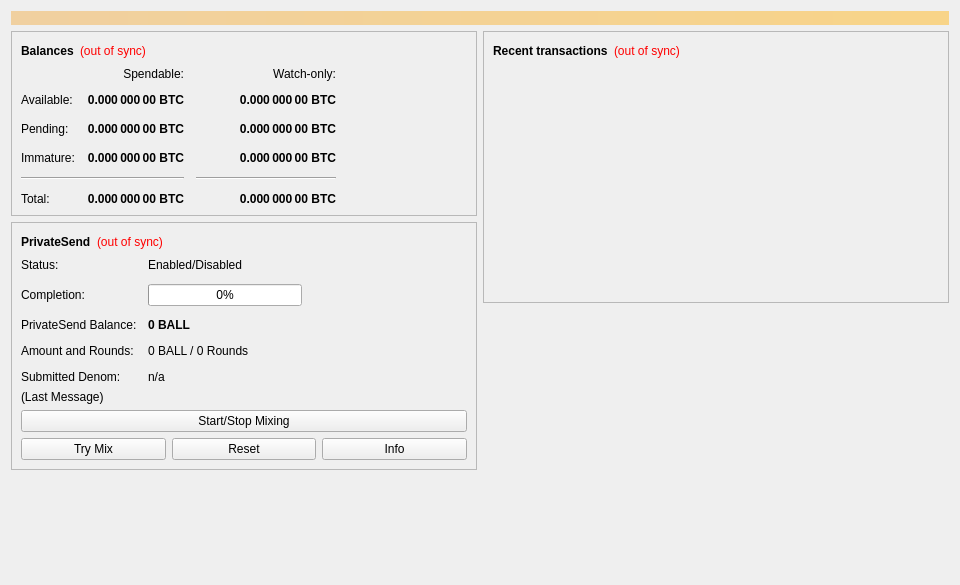
<?xml version="1.0" encoding="UTF-8"?>
<ui version="4.0">
 <class>OverviewPage</class>
 <widget class="QWidget" name="OverviewPage">
  <property name="geometry">
   <rect>
    <x>0</x>
    <y>0</y>
    <width>960</width>
    <height>585</height>
   </rect>
  </property>
  <property name="minimumSize">
   <size>
    <width>960</width>
    <height>0</height>
   </size>
  </property>
  <property name="windowTitle">
   <string>Form</string>
  </property>
  <layout class="QVBoxLayout" name="topLayout">
   <item>
    <widget class="QLabel" name="labelAlerts">
     <property name="visible">
      <bool>false</bool>
     </property>
     <property name="styleSheet">
      <string notr="true">QLabel { background-color: qlineargradient(x1: 0, y1: 0, x2: 1, y2: 0, stop:0 #F0D0A0, stop:1 #F8D488); color:#000000; }</string>
     </property>
     <property name="wordWrap">
      <bool>true</bool>
     </property>
     <property name="margin">
      <number>3</number>
     </property>
     <property name="textInteractionFlags">
      <set>Qt::TextSelectableByMouse</set>
     </property>
    </widget>
   </item>
   <item>
    <layout class="QHBoxLayout" name="horizontalLayout" stretch="1,1">
     <item>
      <layout class="QVBoxLayout" name="verticalLayout_2">
       <item>
        <widget class="QFrame" name="frame">
         <property name="frameShape">
          <enum>QFrame::StyledPanel</enum>
         </property>
         <property name="frameShadow">
          <enum>QFrame::Raised</enum>
         </property>
         <layout class="QVBoxLayout" name="verticalLayout_4">
          <item>
           <layout class="QHBoxLayout" name="horizontalLayout_4">
            <item>
             <widget class="QLabel" name="label_5">
              <property name="font">
               <font>
                <weight>75</weight>
                <bold>true</bold>
               </font>
              </property>
              <property name="text">
               <string>Balances</string>
              </property>
             </widget>
            </item>
            <item>
             <widget class="QLabel" name="labelWalletStatus">
              <property name="toolTip">
               <string>The displayed information may be out of date. Your wallet automatically synchronizes with the Ball network after a connection is established, but this process has not completed yet.</string>
              </property>
              <property name="styleSheet">
               <string notr="true">QLabel { color: red; }</string>
              </property>
              <property name="text">
               <string notr="true">(out of sync)</string>
              </property>
              <property name="alignment">
               <set>Qt::AlignLeading|Qt::AlignLeft|Qt::AlignVCenter</set>
              </property>
             </widget>
            </item>
            <item>
             <spacer name="horizontalSpacer_3">
              <property name="orientation">
               <enum>Qt::Horizontal</enum>
              </property>
              <property name="sizeHint" stdset="0">
               <size>
                <width>40</width>
                <height>20</height>
               </size>
              </property>
             </spacer>
            </item>
           </layout>
          </item>
          <item>
           <layout class="QGridLayout" name="gridLayout">
            <property name="spacing">
             <number>12</number>
            </property>
            <item row="2" column="2">
             <widget class="QLabel" name="labelWatchPending">
              <property name="font">
               <font>
                <weight>75</weight>
                <bold>true</bold>
               </font>
              </property>
              <property name="cursor">
               <cursorShape>IBeamCursor</cursorShape>
              </property>
              <property name="toolTip">
               <string>Unconfirmed transactions to watch-only addresses</string>
              </property>
              <property name="text">
               <string notr="true">0.000 000 00 BTC</string>
              </property>
              <property name="alignment">
               <set>Qt::AlignRight|Qt::AlignTrailing|Qt::AlignVCenter</set>
              </property>
              <property name="textInteractionFlags">
               <set>Qt::LinksAccessibleByMouse|Qt::TextSelectableByKeyboard|Qt::TextSelectableByMouse</set>
              </property>
             </widget>
            </item>
            <item row="2" column="1">
             <widget class="QLabel" name="labelUnconfirmed">
              <property name="font">
               <font>
                <weight>75</weight>
                <bold>true</bold>
               </font>
              </property>
              <property name="cursor">
               <cursorShape>IBeamCursor</cursorShape>
              </property>
              <property name="toolTip">
               <string>Total of transactions that have yet to be confirmed, and do not yet count toward the spendable balance</string>
              </property>
              <property name="text">
               <string notr="true">0.000 000 00 BTC</string>
              </property>
              <property name="alignment">
               <set>Qt::AlignRight|Qt::AlignTrailing|Qt::AlignVCenter</set>
              </property>
              <property name="textInteractionFlags">
               <set>Qt::LinksAccessibleByMouse|Qt::TextSelectableByKeyboard|Qt::TextSelectableByMouse</set>
              </property>
             </widget>
            </item>
            <item row="3" column="2">
             <widget class="QLabel" name="labelWatchImmature">
              <property name="font">
               <font>
                <weight>75</weight>
                <bold>true</bold>
               </font>
              </property>
              <property name="cursor">
               <cursorShape>IBeamCursor</cursorShape>
              </property>
              <property name="toolTip">
               <string>Mined balance in watch-only addresses that has not yet matured</string>
              </property>
              <property name="text">
               <string notr="true">0.000 000 00 BTC</string>
              </property>
              <property name="alignment">
               <set>Qt::AlignRight|Qt::AlignTrailing|Qt::AlignVCenter</set>
              </property>
              <property name="textInteractionFlags">
               <set>Qt::LinksAccessibleByMouse|Qt::TextSelectableByKeyboard|Qt::TextSelectableByMouse</set>
              </property>
             </widget>
            </item>
            <item row="4" column="0" colspan="2">
             <widget class="Line" name="lineSpendableBalance">
              <property name="orientation">
               <enum>Qt::Horizontal</enum>
              </property>
             </widget>
            </item>
            <item row="4" column="2">
             <widget class="Line" name="lineWatchBalance">
              <property name="sizePolicy">
               <sizepolicy hsizetype="Preferred" vsizetype="Fixed">
                <horstretch>0</horstretch>
                <verstretch>0</verstretch>
               </sizepolicy>
              </property>
              <property name="minimumSize">
               <size>
                <width>140</width>
                <height>0</height>
               </size>
              </property>
              <property name="orientation">
               <enum>Qt::Horizontal</enum>
              </property>
             </widget>
            </item>
            <item row="5" column="0">
             <widget class="QLabel" name="labelTotalText">
              <property name="text">
               <string>Total:</string>
              </property>
             </widget>
            </item>
            <item row="3" column="1">
             <widget class="QLabel" name="labelImmature">
              <property name="font">
               <font>
                <weight>75</weight>
                <bold>true</bold>
               </font>
              </property>
              <property name="cursor">
               <cursorShape>IBeamCursor</cursorShape>
              </property>
              <property name="toolTip">
               <string>Mined balance that has not yet matured</string>
              </property>
              <property name="text">
               <string notr="true">0.000 000 00 BTC</string>
              </property>
              <property name="alignment">
               <set>Qt::AlignRight|Qt::AlignTrailing|Qt::AlignVCenter</set>
              </property>
              <property name="textInteractionFlags">
               <set>Qt::LinksAccessibleByMouse|Qt::TextSelectableByKeyboard|Qt::TextSelectableByMouse</set>
              </property>
             </widget>
            </item>
            <item row="2" column="3">
             <spacer name="horizontalSpacer_2">
              <property name="orientation">
               <enum>Qt::Horizontal</enum>
              </property>
              <property name="sizeHint" stdset="0">
               <size>
                <width>40</width>
                <height>20</height>
               </size>
              </property>
             </spacer>
            </item>
            <item row="3" column="0">
             <widget class="QLabel" name="labelImmatureText">
              <property name="text">
               <string>Immature:</string>
              </property>
             </widget>
            </item>
            <item row="5" column="1">
             <widget class="QLabel" name="labelTotal">
              <property name="font">
               <font>
                <weight>75</weight>
                <bold>true</bold>
               </font>
              </property>
              <property name="cursor">
               <cursorShape>IBeamCursor</cursorShape>
              </property>
              <property name="toolTip">
               <string>Your current total balance</string>
              </property>
              <property name="text">
               <string notr="true">0.000 000 00 BTC</string>
              </property>
              <property name="alignment">
               <set>Qt::AlignRight|Qt::AlignTrailing|Qt::AlignVCenter</set>
              </property>
              <property name="textInteractionFlags">
               <set>Qt::LinksAccessibleByMouse|Qt::TextSelectableByKeyboard|Qt::TextSelectableByMouse</set>
              </property>
             </widget>
            </item>
            <item row="5" column="2">
             <widget class="QLabel" name="labelWatchTotal">
              <property name="font">
               <font>
                <weight>75</weight>
                <bold>true</bold>
               </font>
              </property>
              <property name="cursor">
               <cursorShape>IBeamCursor</cursorShape>
              </property>
              <property name="toolTip">
               <string>Current total balance in watch-only addresses</string>
              </property>
              <property name="text">
               <string notr="true">0.000 000 00 BTC</string>
              </property>
              <property name="alignment">
               <set>Qt::AlignRight|Qt::AlignTrailing|Qt::AlignVCenter</set>
              </property>
              <property name="textInteractionFlags">
               <set>Qt::LinksAccessibleByMouse|Qt::TextSelectableByKeyboard|Qt::TextSelectableByMouse</set>
              </property>
             </widget>
            </item>
            <item row="0" column="2">
             <widget class="QLabel" name="labelWatchonly">
              <property name="text">
               <string>Watch-only:</string>
              </property>
              <property name="alignment">
               <set>Qt::AlignRight|Qt::AlignTrailing|Qt::AlignVCenter</set>
              </property>
             </widget>
            </item>
            <item row="1" column="0">
             <widget class="QLabel" name="labelBalanceText">
              <property name="text">
               <string>Available:</string>
              </property>
             </widget>
            </item>
            <item row="1" column="1">
             <widget class="QLabel" name="labelBalance">
              <property name="font">
               <font>
                <weight>75</weight>
                <bold>true</bold>
               </font>
              </property>
              <property name="cursor">
               <cursorShape>IBeamCursor</cursorShape>
              </property>
              <property name="toolTip">
               <string>Your current spendable balance</string>
              </property>
              <property name="text">
               <string notr="true">0.000 000 00 BTC</string>
              </property>
              <property name="alignment">
               <set>Qt::AlignRight|Qt::AlignTrailing|Qt::AlignVCenter</set>
              </property>
              <property name="textInteractionFlags">
               <set>Qt::LinksAccessibleByMouse|Qt::TextSelectableByKeyboard|Qt::TextSelectableByMouse</set>
              </property>
             </widget>
            </item>
            <item row="1" column="2">
             <widget class="QLabel" name="labelWatchAvailable">
              <property name="font">
               <font>
                <weight>75</weight>
                <bold>true</bold>
               </font>
              </property>
              <property name="cursor">
               <cursorShape>IBeamCursor</cursorShape>
              </property>
              <property name="toolTip">
               <string>Your current balance in watch-only addresses</string>
              </property>
              <property name="text">
               <string notr="true">0.000 000 00 BTC</string>
              </property>
              <property name="alignment">
               <set>Qt::AlignRight|Qt::AlignTrailing|Qt::AlignVCenter</set>
              </property>
              <property name="textInteractionFlags">
               <set>Qt::LinksAccessibleByMouse|Qt::TextSelectableByKeyboard|Qt::TextSelectableByMouse</set>
              </property>
             </widget>
            </item>
            <item row="2" column="0">
             <widget class="QLabel" name="labelPendingText">
              <property name="text">
               <string>Pending:</string>
              </property>
             </widget>
            </item>
            <item row="0" column="1">
             <widget class="QLabel" name="labelSpendable">
              <property name="text">
               <string>Spendable:</string>
              </property>
              <property name="alignment">
               <set>Qt::AlignRight|Qt::AlignTrailing|Qt::AlignVCenter</set>
              </property>
             </widget>
            </item>
           </layout>
          </item>
         </layout>
        </widget>
       </item>
       <item>
        <widget class="QFrame" name="framePrivateSend">
         <property name="layoutDirection">
          <enum>Qt::LeftToRight</enum>
         </property>
         <property name="frameShape">
          <enum>QFrame::StyledPanel</enum>
         </property>
         <property name="frameShadow">
          <enum>QFrame::Raised</enum>
         </property>
         <layout class="QVBoxLayout" name="VerticalLayout_PS1">
          <item>
           <layout class="QHBoxLayout" name="horizontalLayout_5">
            <item>
             <widget class="QLabel" name="labelPrivateSendHeader">
              <property name="font">
               <font>
                <weight>75</weight>
                <bold>true</bold>
               </font>
              </property>
              <property name="text">
               <string>PrivateSend</string>
              </property>
             </widget>
            </item>
            <item>
             <widget class="QLabel" name="labelPrivateSendSyncStatus">
              <property name="toolTip">
               <string>The displayed information may be out of date. Your wallet automatically synchronizes with the Ball network after a connection is established, but this process has not completed yet.</string>
              </property>
              <property name="styleSheet">
               <string notr="true">QLabel { color: red; }</string>
              </property>
              <property name="text">
               <string notr="true">(out of sync)</string>
              </property>
              <property name="alignment">
               <set>Qt::AlignLeading|Qt::AlignLeft|Qt::AlignVCenter</set>
              </property>
             </widget>
            </item>
            <item>
             <spacer name="horizontalSpacer_4">
              <property name="orientation">
               <enum>Qt::Horizontal</enum>
              </property>
              <property name="sizeHint" stdset="0">
               <size>
                <width>40</width>
                <height>20</height>
               </size>
              </property>
             </spacer>
            </item>
           </layout>
          </item>
          <item>
           <layout class="QFormLayout" name="privateSendFormLayout">
            <property name="fieldGrowthPolicy">
             <enum>QFormLayout::AllNonFixedFieldsGrow</enum>
            </property>
            <property name="horizontalSpacing">
             <number>11</number>
            </property>
            <property name="verticalSpacing">
             <number>12</number>
            </property>
            <item row="0" column="0">
             <widget class="QLabel" name="labelPrivateSendEnabledText">
              <property name="text">
               <string>Status:</string>
              </property>
             </widget>
            </item>
            <item row="0" column="1">
             <widget class="QLabel" name="labelPrivateSendEnabled">
              <property name="text">
               <string>Enabled/Disabled</string>
              </property>
             </widget>
            </item>
            <item row="1" column="0">
             <widget class="QLabel" name="labelCompletitionText">
              <property name="text">
               <string>Completion:</string>
              </property>
             </widget>
            </item>
            <item row="1" column="1">
             <widget class="QProgressBar" name="privateSendProgress">
              <property name="maximumSize">
               <size>
                <width>154</width>
                <height>16777215</height>
               </size>
              </property>
              <property name="value">
               <number>0</number>
              </property>
             </widget>
            </item>
            <item row="2" column="0">
             <widget class="QLabel" name="labelAnonymizedText">
              <property name="text">
               <string>PrivateSend Balance:</string>
              </property>
             </widget>
            </item>
            <item row="2" column="1">
             <widget class="QLabel" name="labelAnonymized">
              <property name="font">
               <font>
                <weight>75</weight>
                <bold>true</bold>
               </font>
              </property>
              <property name="text">
               <string notr="true">0 BALL</string>
              </property>
             </widget>
            </item>
            <item row="3" column="0">
             <widget class="QLabel" name="labelAmountAndRoundsText">
              <property name="text">
               <string>Amount and Rounds:</string>
              </property>
             </widget>
            </item>
            <item row="3" column="1">
             <widget class="QLabel" name="labelAmountRounds">
              <property name="text">
               <string>0 BALL / 0 Rounds</string>
              </property>
             </widget>
            </item>
            <item row="4" column="0">
             <widget class="QLabel" name="labelSubmittedDenomText">
              <property name="text">
               <string>Submitted Denom:</string>
              </property>
             </widget>
            </item>
            <item row="4" column="1">
             <widget class="QLabel" name="labelSubmittedDenom">
              <property name="toolTip">
               <string>The denominations you submitted to the Masternode.&lt;br&gt;To mix, other users must submit the exact same denominations.</string>
              </property>
              <property name="text">
               <string>n/a</string>
              </property>
             </widget>
            </item>
           </layout>
          </item>
          <item>
           <layout class="QVBoxLayout" name="VerticalLayout_PS">
            <item>
             <widget class="QLabel" name="labelPrivateSendLastMessage">
              <property name="text">
               <string>(Last Message)</string>
              </property>
              <property name="alignment">
               <set>Qt::AlignLeading|Qt::AlignLeft|Qt::AlignTop</set>
              </property>
              <property name="wordWrap">
               <bool>true</bool>
              </property>
             </widget>
            </item>
            <item>
             <widget class="QPushButton" name="togglePrivateSend">
              <property name="sizePolicy">
               <sizepolicy hsizetype="MinimumExpanding" vsizetype="Fixed">
                <horstretch>0</horstretch>
                <verstretch>0</verstretch>
               </sizepolicy>
              </property>
              <property name="text">
               <string>Start/Stop Mixing</string>
              </property>
             </widget>
            </item>
            <item>
             <layout class="QHBoxLayout" name="horizontalLayout_debugbuttons">
              <item>
               <widget class="QPushButton" name="privateSendAuto">
                <property name="sizePolicy">
                 <sizepolicy hsizetype="MinimumExpanding" vsizetype="Fixed">
                  <horstretch>0</horstretch>
                  <verstretch>0</verstretch>
                 </sizepolicy>
                </property>
                <property name="toolTip">
                 <string>Try to manually submit a PrivateSend request.</string>
                </property>
                <property name="text">
                 <string>Try Mix</string>
                </property>
               </widget>
              </item>
              <item>
               <widget class="QPushButton" name="privateSendReset">
                <property name="sizePolicy">
                 <sizepolicy hsizetype="MinimumExpanding" vsizetype="Fixed">
                  <horstretch>0</horstretch>
                  <verstretch>0</verstretch>
                 </sizepolicy>
                </property>
                <property name="toolTip">
                 <string>Reset the current status of PrivateSend (can interrupt PrivateSend if it's in the process of Mixing, which can cost you money!)</string>
                </property>
                <property name="autoFillBackground">
                 <bool>false</bool>
                </property>
                <property name="text">
                 <string>Reset</string>
                </property>
               </widget>
              </item>
              <item>
               <widget class="QPushButton" name="privateSendInfo">
                <property name="sizePolicy">
                 <sizepolicy hsizetype="MinimumExpanding" vsizetype="Fixed">
                  <horstretch>0</horstretch>
                  <verstretch>0</verstretch>
                 </sizepolicy>
                </property>
                <property name="toolTip">
                 <string>Information about PrivateSend and Mixing</string>
                </property>
                <property name="text">
                 <string>Info</string>
                </property>
               </widget>
              </item>
             </layout>
            </item>
           </layout>
          </item>
         </layout>
        </widget>
       </item>
       <item>
        <spacer name="verticalSpacer">
         <property name="orientation">
          <enum>Qt::Vertical</enum>
         </property>
         <property name="sizeHint" stdset="0">
          <size>
           <width>20</width>
           <height>40</height>
          </size>
         </property>
        </spacer>
       </item>
      </layout>
     </item>
     <item>
      <layout class="QVBoxLayout" name="verticalLayout_3">
       <item>
        <widget class="QFrame" name="frame_2">
         <property name="frameShape">
          <enum>QFrame::StyledPanel</enum>
         </property>
         <property name="frameShadow">
          <enum>QFrame::Raised</enum>
         </property>
         <layout class="QVBoxLayout" name="verticalLayout">
          <item>
           <layout class="QHBoxLayout" name="horizontalLayout_2">
            <item>
             <widget class="QLabel" name="label_4">
              <property name="font">
               <font>
                <weight>75</weight>
                <bold>true</bold>
               </font>
              </property>
              <property name="text">
               <string>Recent transactions</string>
              </property>
             </widget>
            </item>
            <item>
             <widget class="QLabel" name="labelTransactionsStatus">
              <property name="toolTip">
               <string>The displayed information may be out of date. Your wallet automatically synchronizes with the Ball network after a connection is established, but this process has not completed yet.</string>
              </property>
              <property name="styleSheet">
               <string notr="true">QLabel { color: red; }</string>
              </property>
              <property name="text">
               <string notr="true">(out of sync)</string>
              </property>
              <property name="alignment">
               <set>Qt::AlignLeading|Qt::AlignLeft|Qt::AlignVCenter</set>
              </property>
             </widget>
            </item>
            <item>
             <spacer name="horizontalSpacer">
              <property name="orientation">
               <enum>Qt::Horizontal</enum>
              </property>
              <property name="sizeHint" stdset="0">
               <size>
                <width>40</width>
                <height>20</height>
               </size>
              </property>
             </spacer>
            </item>
           </layout>
          </item>
          <item>
           <widget class="QListView" name="listTransactions">
            <property name="styleSheet">
             <string notr="true">QListView { background: transparent; }</string>
            </property>
            <property name="frameShape">
             <enum>QFrame::NoFrame</enum>
            </property>
            <property name="verticalScrollBarPolicy">
             <enum>Qt::ScrollBarAlwaysOff</enum>
            </property>
            <property name="horizontalScrollBarPolicy">
             <enum>Qt::ScrollBarAlwaysOff</enum>
            </property>
            <property name="selectionMode">
             <enum>QAbstractItemView::NoSelection</enum>
            </property>
           </widget>
          </item>
         </layout>
        </widget>
       </item>
       <item>
        <spacer name="verticalSpacer_2">
         <property name="orientation">
          <enum>Qt::Vertical</enum>
         </property>
         <property name="sizeHint" stdset="0">
          <size>
           <width>20</width>
           <height>40</height>
          </size>
         </property>
        </spacer>
       </item>
      </layout>
     </item>
    </layout>
   </item>
  </layout>
 </widget>
 <resources/>
 <connections/>
</ui>
